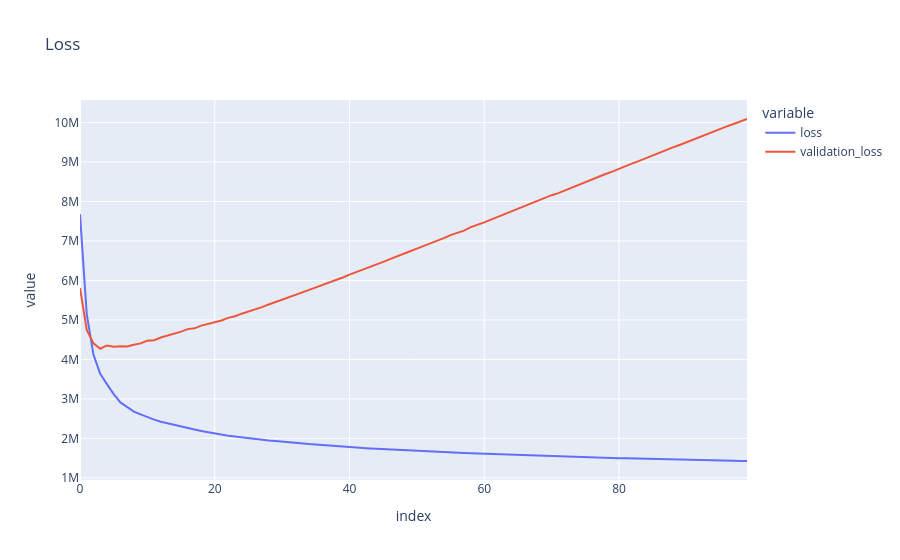
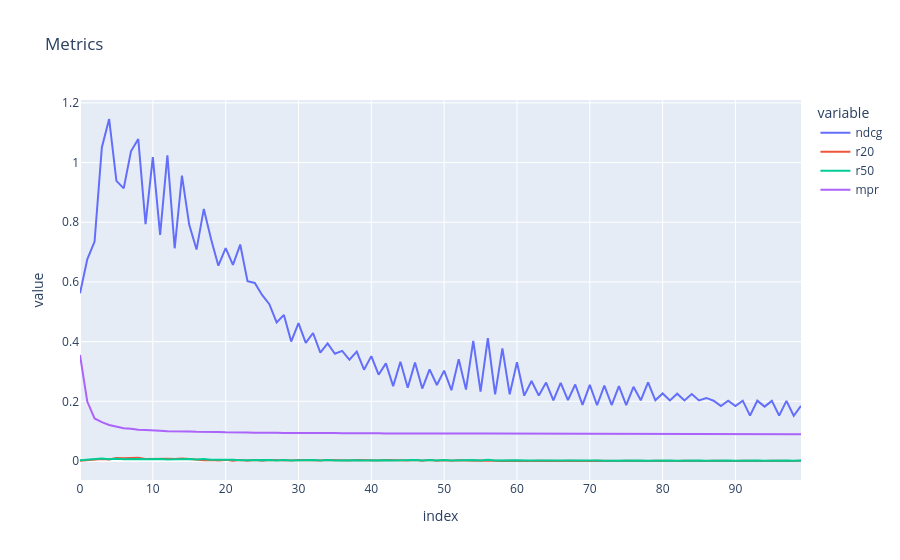

Write notebook code for charts like these, in order.
### Code cell
losses_df = pd.DataFrame(
    [
        lmf.losses.cpu().numpy(),
        lmf.validation_losses.cpu().numpy(),
        lmf.ndcg_history.cpu().numpy(),
        lmf.recall20_history.cpu().numpy(),
        lmf.recall50_history.cpu().numpy(),
        lmf.mpr_history.cpu().numpy(),
    ]
).T
losses_df.columns = ["loss", "validation_loss", "ndcg", "r20", "r50", "mpr"]

px.line(
    losses_df, x=losses_df.index, y=["loss", "validation_loss"], title="Loss"
).show()
px.line(losses_df, x=losses_df.index, y=["ndcg", "r20", "r50", "mpr"], title="Metrics").show()
